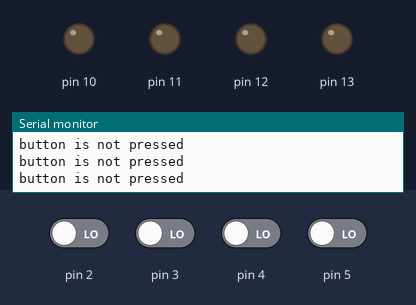
Bench run of a sketch on a simulated Arduino Uno, built with avr-gcc and run on an emulated ATmega328P. On the bench: output pins drawn as LEDs (lit = HIGH), the last lines printed to the serial monitor. The test bench sets the inputs (shaded band); at power-on: pin 2–5 LOW.

Above: at 1.2 s.
1.3 s: pin 2 driven HIGH
At 1.8 s:
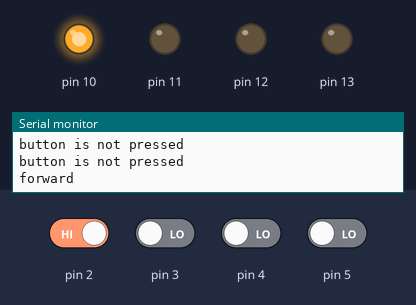
2.8 s: pin 2 driven LOW
At 5.1 s:
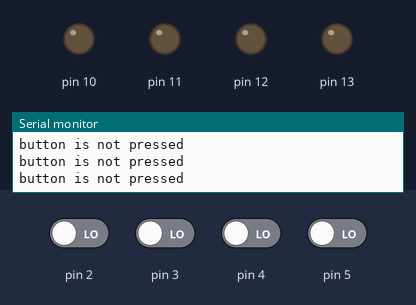
5.8 s: pin 3 driven HIGH
At 6.7 s:
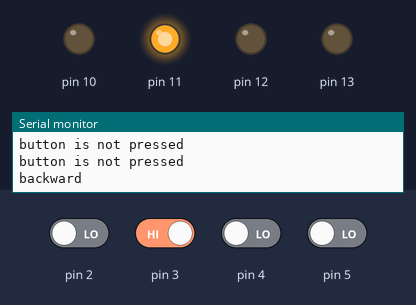
7.3 s: pin 2 driven HIGH
At 10.2 s:
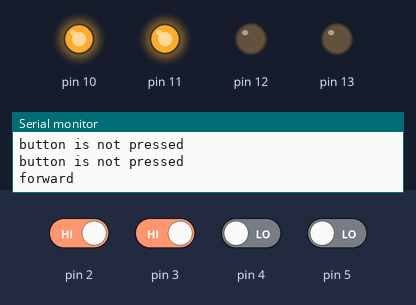
Timing chart, 0 to 11.3 s (numbered marks = the images above; inputs shaded):
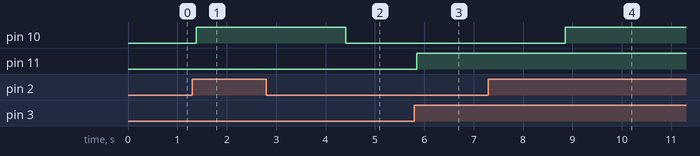

Measured:
- after the input at 1.3 s, pin 10: LOW → HIGH after 0.08 s
- after the input at 2.8 s, pin 10: HIGH → LOW after 1.6 s
- after the input at 5.8 s, pin 11: LOW → HIGH after 0.05 s
- after the input at 7.3 s, pin 10: LOW → HIGH after 1.6 s

The sketch:

joystick.ino
```cpp
int f=0;
int b=0;
int l=0;
int r=0;
void setup() {
  // put your setup code here, to run once:
pinMode(2,INPUT);
pinMode(3,INPUT);
pinMode(4,INPUT);
pinMode(5,INPUT);
pinMode(10,OUTPUT);
pinMode(11,OUTPUT);
pinMode(12,OUTPUT);
pinMode(13,OUTPUT);
Serial.begin(9600);
}

void loop() {
  // put your main code here, to run repeatedly:
f=digitalRead(2);
b=digitalRead(3);
l=digitalRead(4);
r=digitalRead(5);
if(f==1)
{
  Serial.println("forward");
  digitalWrite(10,HIGH);
  delay(3000);
}
else {
 Serial.println("button is not pressed");
 digitalWrite(10,LOW);
}
if(b==1)
{
  Serial.println("backward");
   digitalWrite(11,HIGH);
   delay(3000);
}
else {
 Serial.println("button is not pressed");
 digitalWrite(11,LOW);
}
if(l==1)
{
  Serial.println("left");
   digitalWrite(12,HIGH);
   delay(3000);
}
else {
 Serial.println("button is not pressed");
 digitalWrite(12,LOW);
}
if(r==1)
{
Serial.println("right");
 digitalWrite(13,HIGH);
 delay(3000);
}
else{
  Serial.println("button is not pressed");
 digitalWrite(13,LOW);
}
}
```
